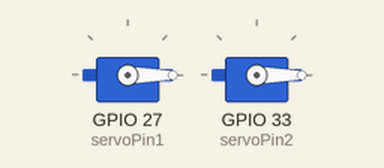
The sketch below on a simulated ESP32. On the bench: 2 × servo.

Above: at 3.0 s.
At 12.0 s:
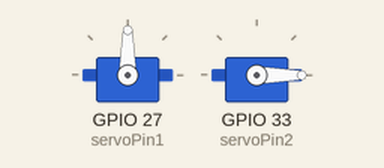
At 19.5 s:
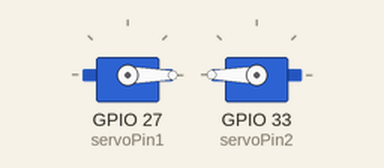
At 37.6 s:
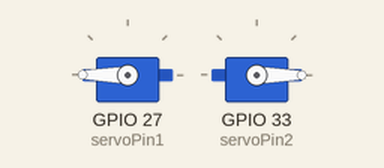
Timing chart, 0 to 39.1 s (numbered marks = the images above):
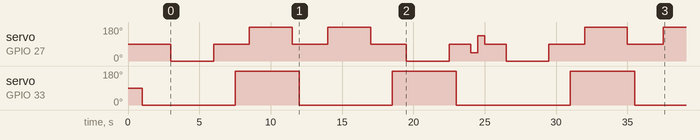

Measured:
- by itself, servo on GPIO 27 (servoPin1): 90° → 0° at 3.0 s, → 90° 3.0 s later, → 180° 2.5 s later, → 90° 3.0 s later, … (16 changes in this stretch)
- by itself, servo on GPIO 33 (servoPin2): goes 0° 6.5 s, 180° 4.5 s, 0° 6.5 s, 180° 4.5 s, 0° 8.0 s, 180° 4.5 s, then 0°

The sketch:

trash_function.ino
```cpp
#include <ESP32Servo.h>

Servo flap;
Servo bucket;
const int servoPin1 = 27; // Flap servo
const int servoPin2 = 33; // Bucket servo
const int homeAngle1 = 90; // Flap home
const int homeAngle2 = 0; // Bucket home

void setup() {
  flap.attach(servoPin1);
  bucket.attach(servoPin2);
  flap.write(90); // Flap home
  delay(1000);
  bucket.write(0);  // Bucket home
  delay(1000);
}

void trash(const char* text) {
  bucket.write(0);
  delay(500);
  flap.write(90);
  delay(500);

  if (strcmp(text, "plastic") == 0) { // right quadrant in 1st half
    flap.write(0); // right
    delay(3000);
    flap.write(90); // reset to home
    delay(500);
  } else if (strcmp(text, "metal") == 0) { // left quadrant in 1st half
    flap.write(180); // left
    delay(3000);
    flap.write(90); // reset to home
    delay(500);
  } else if (strcmp(text, "glass") == 0) { // top right quadrant (when home position)
    bucket.write(180);
    delay(1000);
    flap.write(180); // left
    delay(3000);
    flap.write(90); // reset to home
    delay(500);
    bucket.write(0);
    delay(1000);
    } else if (strcmp(text, "paper") == 0) { // top left quadrant (when home position)
    bucket.write(180);
    delay(1000);
    flap.write(0); // right
    delay(3000);
    flap.write(90); // reset to home
    delay(500);
    bucket.write(0);
    delay(1000);
  }
}


void loop(){
  trash("plastic");
  trash("glass");
  trash("metal");
  trash("paper");

  // to show end:
  flap.write(45);
  delay(500);
  flap.write(135);
  delay(500);
  flap.write(90);
  delay(500);
}
```
